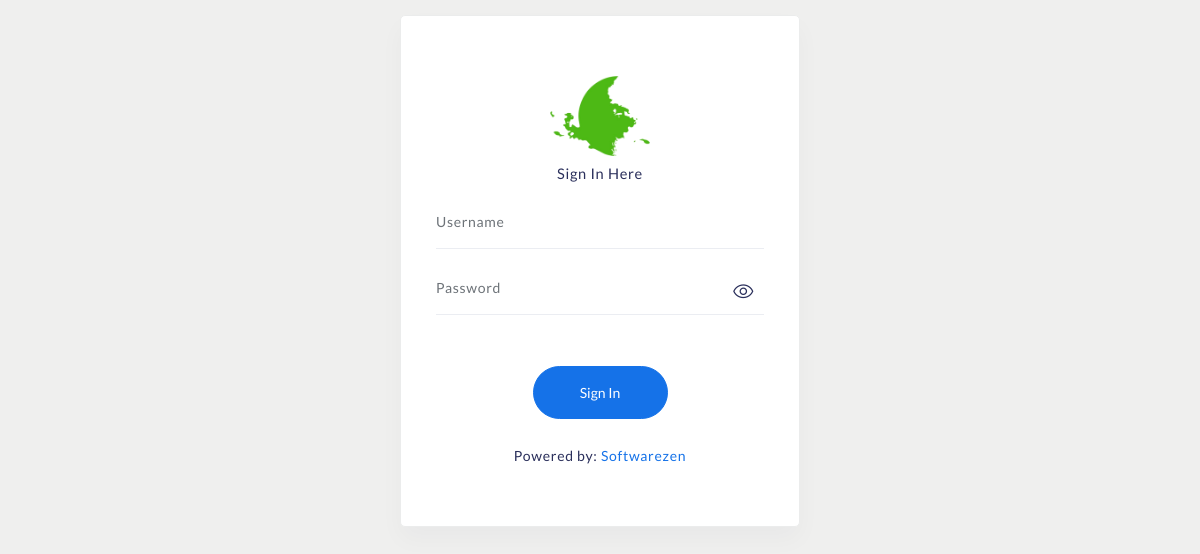
The page /auth/login on the database as committed earlier.
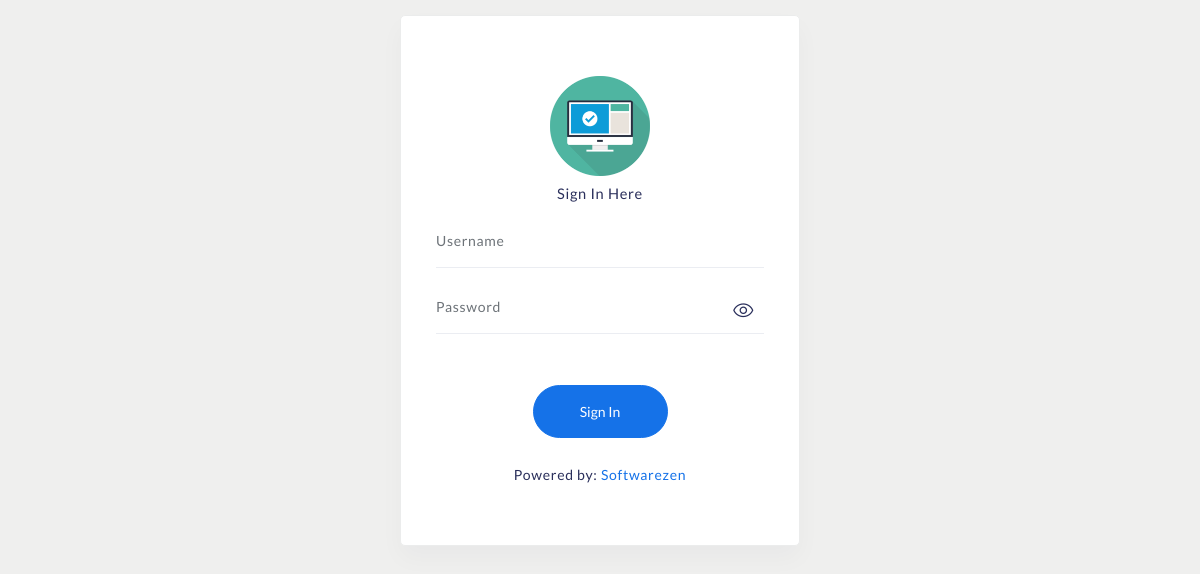
The same page on the database as committed later.
### tables this page shows
CREATE TABLE `info` (
  `id` int(11) NOT NULL,
  `bname` varchar(100) DEFAULT NULL,
  `name` varchar(50) DEFAULT NULL,
  `address` text DEFAULT NULL,
  `contact` varchar(20) DEFAULT NULL,
  `email` varchar(50) DEFAULT NULL,
  `currency` varchar(5) DEFAULT NULL,
  `logo` text DEFAULT NULL,
  `logo2` text DEFAULT NULL
);

### application/libraries/Auth_layout.php (called while the page is built)
<?php  if ( ! defined('BASEPATH')) exit('No direct script access allowed');
    class Auth_layout
    {
        var $ci;
        function __construct()
        {
            $this->ci =& get_instance();
        }
        function load($tpl_view, $body_view = null, $data = null) {
            if ( ! is_null( $body_view ) ) {
                if ( file_exists( APPPATH.'views/'.$tpl_view.'/'.$body_view ) ){
                    $body_view_path = $tpl_view.'/'.$body_view;
                }else if ( file_exists( APPPATH.'views/'.$tpl_view.'/'.$body_view.'.php' ) ) {
                    $body_view_path = $tpl_view.'/'.$body_view.'.php';
                }else if ( file_exists( APPPATH.'views/'.$body_view ) ){
                    $body_view_path = $body_view;
                }else if ( file_exists( APPPATH.'views/'.$body_view.'.php' ) ) {
                    $body_view_path = $body_view.'.php';
                }else{
                    show_error('Unable to load the requested file: ' . $tpl_name.'/'.$view_name.'.php');
                }
                $body = $this->ci->load->view($body_view_path, $data, TRUE);
                if ( is_null($data) ) {
                    $data = array('body' => $body);
                }else if ( is_array($data) ){
                    $data['content'] = $body;
                }else if ( is_object($data) ){
                    $data->body = $body;
                }
            }
            $this->ci->load->view('templates/'.$tpl_view, $data);
        }
    }
?>

### application/controllers/Auth.php (called while the page is built, shortened)
<?php defined('BASEPATH') OR exit('No direct script access allowed');
class Auth extends CI_Controller
{
	public $data = [];
	public function __construct()
	{
		$this->form_validation->set_error_delimiters($this->config->item('error_start_delimiter', 'ion_auth'), $this->config->item('error_end_delimiter', 'ion_auth'));
		$this->lang->load('auth');
	}
	public function login()
	{
		$this->data['title'] = $this->lang->line('login_heading');
		$this->form_validation->set_rules('identity', str_replace(':', '', $this->lang->line('login_identity_label')), 'required');
		$this->form_validation->set_rules('password', str_replace(':', '', $this->lang->line('login_password_label')), 'required');
		if ($this->form_validation->run() === TRUE)
		{
			$remember = (bool)$this->input->post('remember');
			if ($this->ion_auth->login($this->input->post('identity'), $this->input->post('password'), $remember))
			{
				$this->session->set_flashdata('message', $this->ion_auth->messages());
				$this->session->set_flashdata('success', 'success');
				redirect('dashboard', 'refresh');
			}
			else
			{
				$this->session->set_flashdata('message', $this->ion_auth->errors());
				redirect('auth/login', 'refresh');
			}
		}else{
			$this->data['message'] = (validation_errors()) ? validation_errors() : $this->session->flashdata('message');
			$this->auth_layout->load('auth','auth/login', $this->data);
		}
	}
}

### index.php (called while the page is built, shortened)
<?php
require_once BASEPATH.'core/CodeIgniter.php';

### application/views/auth/login.php (the view, shortened to what this page needs)
<?php $query = $this->db->query("SELECT * FROM `info` WHERE 1");
$info = $query->row() ?>
<form action="<?= site_url('auth/login') ?>" method="POST">
    <div class="container container-login animated fadeIn">
        <div class="text-center"><img
                src="<?= !empty($info->logo) ? site_url('assets/uploads/system/').$info->logo : site_url('assets/img/loan-logo.png') ?>"
                alt="" width="100"></div>
        <h5 class="text-center mt-2">Sign In Here</h5>
        <div class="login-form">
            <div class="form-group form-floating-label">
                <input id="username" name="identity" type="text" class="form-control input-border-bottom" required>
                <label for="username" class="placeholder">Username</label>
            </div>
            <div class="form-group form-floating-label">
                <input id="password" name="password" type="password" class="form-control input-border-bottom" required>
                <label for="password" class="placeholder">Password</label>
                <div class="show-password">
                    <i class="icon-eye"></i>
                </div>
            </div>
            <div class="row form-sub m-0">
            </div>
            <div class="form-action mb-3">
                <button type="submit" class="btn btn-primary btn-rounded btn-login">Sign In</button>
            </div>
            <div class="login-account">
                <span class="msg">Powered by: </span>
                <a href="https://www.facebook.com/softwarezensolution" class="link">Softwarezen</a>
            </div>
        </div>
    </div>
</form>

### application/views/templates/auth.php (shortened to what this page needs)
<!DOCTYPE html>
<html lang="en">
<head>
    <?php $this->load->view('templates/header.php') ?>
</head>
<body class="login">
    <div class="wrapper wrapper-login">
        <?= $content ?>
    </div>
</body>
</html>

### application/views/templates/header.php (shortened to what this page needs)
<link rel="stylesheet" href="<?= site_url() ?>assets/css/bootstrap.min.css">
<link rel="stylesheet" href="<?= site_url() ?>assets/css/atlantis.css">
<link rel="stylesheet" href="<?= site_url() ?>assets/css/custom.css">

### assets/css/custom.css (style rules this page uses)
@media screen { * { -webkit-print-color-adjust: exact !important; print-color-adjust: exact !important; } }

Rows that differ between the two databases and show on the page:
changed info: logo: a different picture
